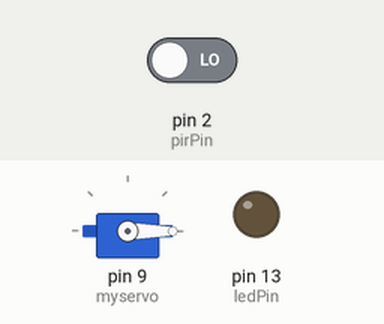
The sketch below on a simulated Arduino Uno, built with avr-gcc and run on an emulated ATmega328P. Shown: servo, output pins drawn as LEDs (lit = HIGH). The inputs (shaded band) are chosen by the test bench; at power-on: pin 2 (pirPin) LOW.

Above: at 2.2 s.
2.3 s: pin 2 (pirPin) driven HIGH
At 3.8 s:
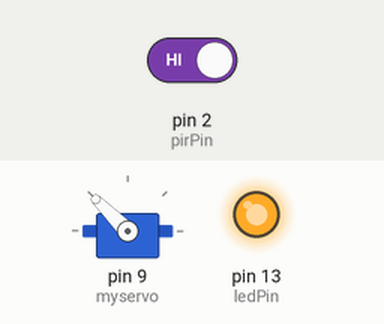
Timing chart, 0 to 10.5 s (numbered marks = the images above; inputs shaded):
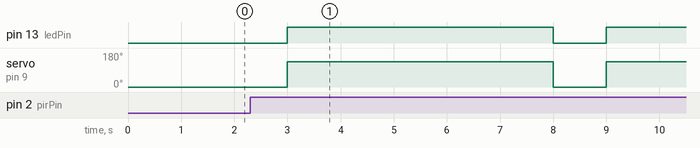

The sketch:

Servo_Test.ino
```cpp
#include <Servo.h>

Servo myservo;
byte ledPin = 13;
byte pirPin = 2;

byte pirValue;


void setup() {
  // setup servo pins and initialize to 0 position
  myservo.attach(9);
  myservo.write(0);

  // setup PIR pins and initialize output to LOW
  pinMode(ledPin, OUTPUT);
  pinMode(pirPin, INPUT);
  digitalWrite(ledPin, LOW);

  // delay is probably optional
  delay(1000);

}

void loop() {
  // read PIR sensor and output to LED
  pirValue = digitalRead(pirPin);
  digitalWrite(ledPin, pirValue);
  Serial.println(pirValue);
  if (pirValue > 0){
    myservo.write(135);
    delay(5000);
    myservo.write(0);
    Serial.print(pirValue);
    Serial.print(1);
    digitalWrite(ledPin, LOW);
  }
  delay(1000);
}
```

Measured:
- after the input at 2.3 s, pin 13 (ledPin): LOW → HIGH after 0.70 s, → LOW 5.0 s later, → HIGH 1.0 s later; servo on pin 9 (myservo): 0° → 135° after 0.70 s, → 0° 5.0 s later, → 135° 1.0 s later
